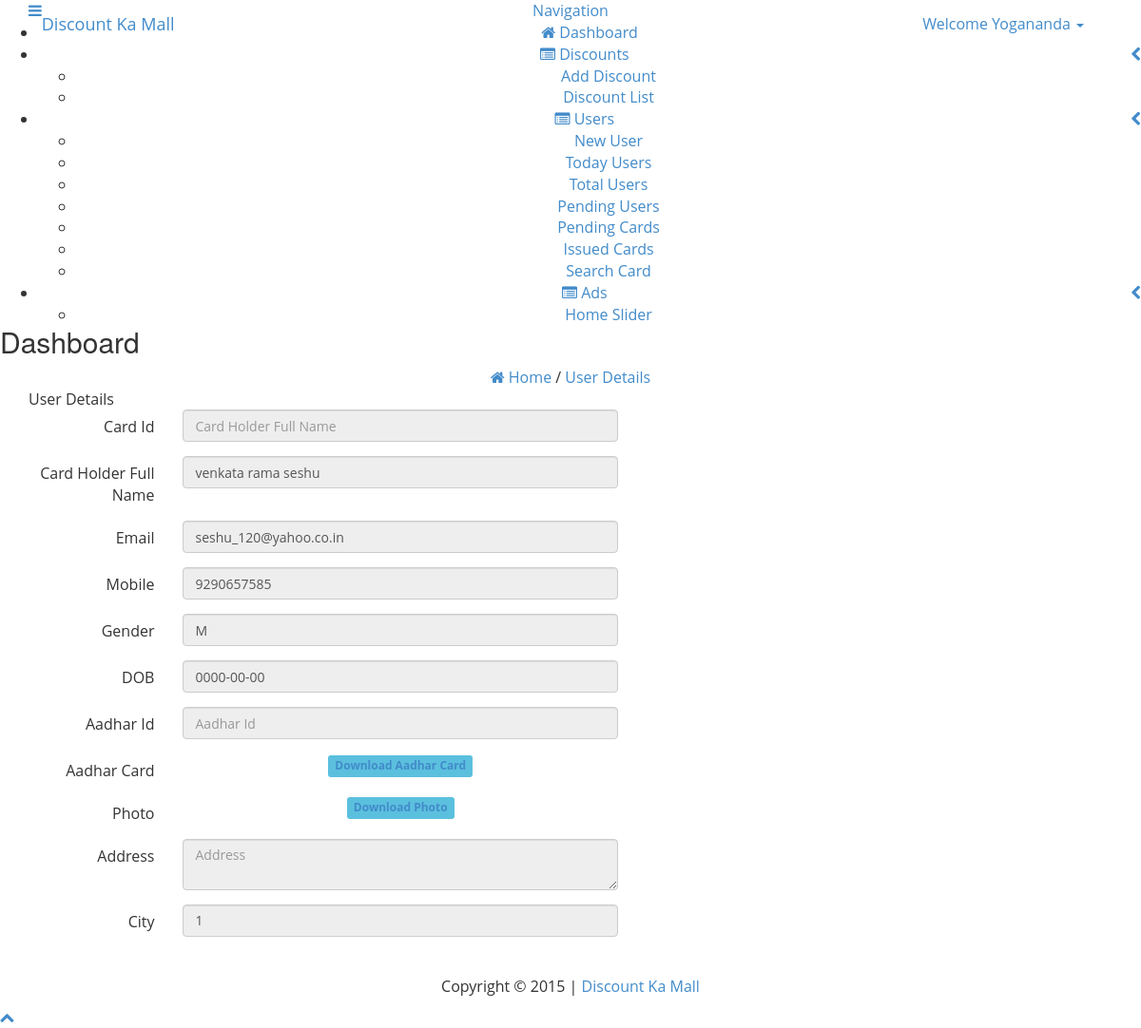
The page /discountmall/user-fulldetails.php?Id=UID60 (signed in) on the database its author committed.
### tables this page shows
CREATE TABLE IF NOT EXISTS `users` (
  `sno` int(10) NOT NULL AUTO_INCREMENT,
  `userid` varchar(20) NOT NULL,
  `full_name` varchar(255) NOT NULL,
  `email` varchar(255) NOT NULL,
  `pass` varchar(50) NOT NULL,
  `gender` enum('M','F') NOT NULL,
  `mobile` varchar(20) NOT NULL,
  `dob` date NOT NULL,
  `aid` varchar(30) NOT NULL,
  `acard` varchar(255) NOT NULL,
  `cphoto` varchar(255) NOT NULL,
  `address` mediumtext NOT NULL,
  `city` varchar(5) NOT NULL,
  `terms` tinyint(1) NOT NULL,
  `dcard` tinyint(1) NOT NULL,
  `issby` varchar(20) NOT NULL,
  `rdate` date NOT NULL,
  `apply_status` varchar(10) NOT NULL,
  PRIMARY KEY (`sno`)
);

### discountmall/user-fulldetails.php (the view, shortened to what the rows shown need)
<?php
$uid=$_GET['Id'];
?>
<!DOCTYPE html>
<html lang="en">
<head>
  <link href="style/bootstrap.css" rel="stylesheet">
  <link rel="stylesheet" href="style/font-awesome.css">
  <link rel="stylesheet" href="style/jquery-ui-1.9.2.custom.min.css">
  <link rel="stylesheet" href="style/fullcalendar.css">
  <link rel="stylesheet" href="style/prettyPhoto.css">
  <link rel="stylesheet" href="style/rateit.css">
  <link rel="stylesheet" href="style/bootstrap-datetimepicker.min.css">
  <link rel="stylesheet" href="style/jquery.cleditor.css">
  <link rel="stylesheet" href="style/uniform.default.html">
  <link rel="stylesheet" href="style/daterangepicker-bs3.css" />
  <link rel="stylesheet" href="style/bootstrap-switch.css">
  <link href="style/style.css" rel="stylesheet">
  <link href="style/widgets.css" rel="stylesheet">
  <link href="style/jquery.gritter.css" rel="stylesheet">
</head>
<body>
<div class="content">
  	<div class="mainbar">
	    <div class="page-head">
	      <h2 class="pull-left">Dashboard</h2>
	    </div>
	    <div class="matter">
        <div class="container">
			<div class="row">
				<div class="col-md-10">
				<?php
				if(isset($_GET['edit']))
				{
					?>
						<div class="widget">
                <div class="widget-head">
                  <div class="pull-left">Adding New User</div>
                  <div class="clearfix"></div>
                </div>
                <div class="widget-content">
                  <div class="padd">
                                    <div class="form profile">
                                      <form class="form-horizontal" method="post" enctype="multipart/form-data" action="" onsubmit="return valid_details();">
                                          <div class="form-group">
                                            <label class="control-label col-lg-2" for="name1">Card Holder Full Name</label>
                                            <div class="col-lg-6">
                                              <input type="text" class="form-control" id="fname" name="fname" placeholder="Card Holder Full Name">
                                            </div>
                                          </div>
                                          <div class="form-group">
                                            <label class="control-label col-lg-2" for="email1">Email</label>
                                            <div class="col-lg-6">
                                              <input type="text" class="form-control" id="email" name="email" placeholder="Customer Email Id">
                                            </div>
                                          </div>
                                          <div class="form-group">
                                            <label class="control-label col-lg-2" for="telephone">Mobile</label>
                                            <div class="col-lg-6">
                                              <input type="text" class="form-control" id="mobile" name="mobile" placeholder="Customer Mobile Number">
                                            </div>
                                          </div>
										<div class="form-group">
                                            <label class="control-label col-lg-2" for="telephone">Password</label>
                                            <div class="col-lg-6">
                                              <input type="password" class="form-control" id="pass" name="pass" placeholder="Password/Mobile">
                                            </div>
                                          </div>
										<div class="form-group">
                                            <label class="control-label col-lg-2" for="telephone">Gender</label>
                                            <div class="col-lg-6">
											<label class="inline">
                                              <input type="checkbox" id="male" name="gender" value="M">&nbsp;M &nbsp;&nbsp;
											  <input type="checkbox" id="female" name="gender" value="F">&nbsp;F
											  </label>
                                            </div>
                                          </div>
										  <div class="form-group">
                                            <label class="control-label col-lg-2" for="telephone">DOB</label>
                                            <div class="col-lg-6">
                                              <input type="text" class="form-control datepicker" id="dob" name="dob" placeholder="DOB">
                                            </div>
                                          </div>
										  <div class="form-group">
                                            <label class="control-label col-lg-2" for="telephone">Aadhar Id</label>
                                            <div class="col-lg-6">
                                              <input type="text" class="form-control" id="aid" name="aid" placeholder="Aadhar Id">
                                            </div>
                                          </div>
										  <div class="form-group">
                                            <label class="control-label col-lg-2" for="telephone">Aadhar Card</label>
                                            <div class="col-lg-6">
                                              <input type="file" class="form-control" id="acard" name="acard">
                                            </div>
											File Size Should Lessthan 250KB
                                          </div>
										  <div class="form-group">
                                            <label class="control-label col-lg-2" for="telephone">Photo</label>
                                            <div class="col-lg-6">
                                              <input type="file" class="form-control" id="cphoto" name="cphoto">
                                            </div>
											File Size Should Lessthan 250KB
                                          </div>
                                          <div class="form-group">
                                            <label class="control-label col-lg-2" for="address">Address</label>
                                            <div class="col-lg-6">
                                              <textarea class="form-control" id="address" name="address" placeholder="Address"></textarea>
                                            </div>
                                          </div>
                                          <div class="form-group">
                                            <label class="control-label col-lg-2">City</label>
                                            <div class="col-lg-6">
                                                <select class="form-control" name="city" id="city">
                                                <option value=""> --- Select City --- </option>
												<option value="1">Vijayawada</option>
                                                </select>
                                            </div>
                                          </div>
									<h4>Card Details</h4>
											<div class="form-group">
                                            <label class="control-label col-lg-2">Card Type</label>
                                            <div class="col-lg-6">
                                                <select class="form-control" name="ctype" id="ctype">
                                                <option value=""> --- Select Card --- </option>
												<option value="single">Single Card</option>
												<option value="family">Family Card</option>
												<option value="friends">Friends Card</option>
                                                </select>
                                            </div>
                                          </div>
										  <div class="form-group">
                                            <label class="control-label col-lg-2" for="telephone">Amount</label>
                                            <div class="col-lg-6">
                                              <input type="text" class="form-control" id="amount" name="amount" value="" placeholder="Amount">
                                            </div>
                                          </div>
                                          <div class="form-group">
											 <div class="col-lg-6 col-lg-offset-2">
												<input type="submit" class="btn btn-primary" name="sub" value="Add">
												<input type="reset" class="btn btn-danger" value="Reset">
											</div>
                                          </div>
                                      </form>
                                    </div>
                  </div>
                </div>
              </div>
					<?php
				}
				else
				{
					$user_query=mysql_query("select * from users where userid='{$uid}'");
					$user_details=mysql_fetch_array($user_query);
					$user_card=mysql_query("select * from discards where userid='{$uid}'");
                	$card_details=mysql_fetch_array($user_card);
					?>
						<div class="widget">
                <div class="widget-head">
                  <div class="pull-left">User Details</div>
                  <div class="clearfix"></div>
                </div>
                <div class="widget-content">
                  <div class="padd">
                                    <div class="form profile">
                                      <form class="form-horizontal" method="" enctype="multipart/form-data" action="">
                                          <div class="form-group">
                                            <label class="control-label col-lg-2" for="name1">Card Id</label>
                                            <div class="col-lg-6">
                                              <input type="text" class="form-control" id="fname" name="fname" placeholder="Card Holder Full Name" value="<?php echo $card_details[8]; ?>" readonly>
                                            </div>
                                          </div>
                                          <div class="form-group">
                                            <label class="control-label col-lg-2" for="name1">Card Holder Full Name</label>
                                            <div class="col-lg-6">
                                              <input type="text" class="form-control" id="fname" name="fname" placeholder="Card Holder Full Name" value="<?php echo $user_details[2]; ?>" readonly>
                                            </div>
                                          </div>
                                          <div class="form-group">
                                            <label class="control-label col-lg-2" for="email1">Email</label>
                                            <div class="col-lg-6">
                                              <input type="text" class="form-control" id="email" name="email" placeholder="Customer Email Id" value="<?php echo $user_details[3]; ?>" readonly>
                                            </div>
                                          </div>
                                          <div class="form-group">
                                            <label class="control-label col-lg-2" for="telephone">Mobile</label>
                                            <div class="col-lg-6">
                                              <input type="text" class="form-control" id="mobile" name="mobile" placeholder="Customer Mobile Number" value="<?php echo $user_details[6]; ?>" readonly>
                                            </div>
                                          </div>
										<div class="form-group">
                                            <label class="control-label col-lg-2" for="telephone">Gender</label>
                                            <div class="col-lg-6">
											 <input type="text" class="form-control" id="mobile" name="mobile" placeholder="Customer Mobile Number" value="<?php echo $user_details[5]; ?>" readonly>
                                            </div>
                                          </div>
										  <div class="form-group">
                                            <label class="control-label col-lg-2" for="telephone">DOB</label>
                                            <div class="col-lg-6">
                                              <input type="text" class="form-control datepicker" id="dob" name="dob" placeholder="DOB" value="<?php echo $user_details[7]; ?>" readonly>
                                            </div>
                                          </div>
										  <div class="form-group">
                                            <label class="control-label col-lg-2" for="telephone">Aadhar Id</label>
                                            <div class="col-lg-6">
                                              <input type="text" class="form-control" id="aid" name="aid" placeholder="Aadhar Id" value="<?php echo $user_details[8]; ?>" readonly>
                                            </div>
                                          </div>
										  <div class="form-group">
                                            <label class="control-label col-lg-2" for="telephone">Aadhar Card</label>
                                            <div class="col-lg-6">
                                              <span class='label label-info'><a href="<?php echo $user_details[9]; ?>" download="<?php echo $user_details[9]; ?>" title='Click To Download' style='text-decoration:none;'>Download Aadhar Card</a></span>
                                            </div>
                                          </div>
										  <div class="form-group">
                                            <label class="control-label col-lg-2" for="telephone">Photo</label>
                                            <div class="col-lg-6">
                                              <span class='label label-info'><a href="<?php echo $user_details[10]; ?>" download="<?php echo $user_details[10]; ?>" title='Click To Download' style='text-decoration:none;'>Download Photo</a></span>
                                            </div>
                                          </div>
                                          <div class="form-group">
                                            <label class="control-label col-lg-2" for="address">Address</label>
                                            <div class="col-lg-6">
                                              <textarea class="form-control" id="address" name="address" placeholder="Address" readonly><?php echo $user_details[11]; ?></textarea>
                                            </div>
                                          </div>
                                          <div class="form-group">
                                            <label class="control-label col-lg-2">City</label>
                                            <div class="col-lg-6">
                                                <input type="text" class="form-control" id="aid" name="aid" placeholder="Aadhar Id" value="<?php echo $user_details[12]; ?>" readonly>
                                            </div>
                                          </div>
                                          <div class="form-group">
											 <div class="col-lg-6 col-lg-offset-2">
											</div>
                                          </div>
                                      </form>
                                    </div>
                  </div>
                </div>
              </div>
					<?php
				}
				?>
				</div>
			</div>
        </div>
		</div>
    </div>
</div>
	<link href="calender/ui-lightness/jquery-ui-1.10.3.custom.css" rel="stylesheet">
</body>
</html>

### rows shown on the page
users: fname "venkata rama seshu", email "seshu_120@yahoo.co.in", mobile "9290657585", mobile "M", dob "0000-00-00", aid "1"

### other values the page prints
$admin_name "Yogananda"
